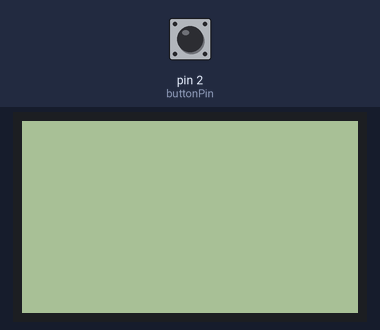
The sketch below on a simulated Arduino Uno, built with avr-gcc and run on an emulated ATmega328P. Parts: 84×48 one-colour display. The test bench sets the inputs (shaded band); at power-on: pin 2 (buttonPin) HIGH.

Above: at 1.2 s.
1.3 s: pin 2 (buttonPin) pulled LOW for 0.15 s
At 2.0 s:
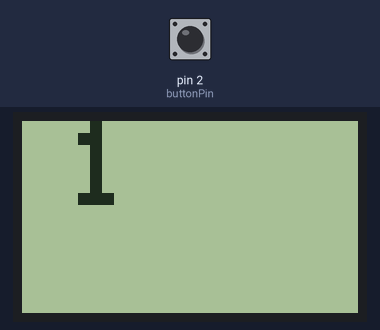
2.9 s: pin 2 (buttonPin) pulled LOW for 1 s
At 4.3 s:
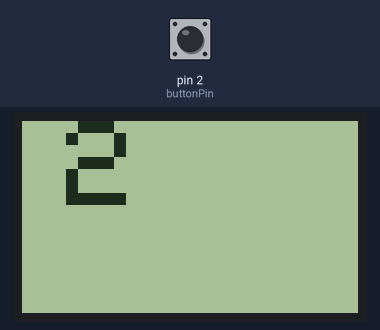
5.4 s: pin 2 (buttonPin) pulled LOW for 0.15 s
At 6.6 s:
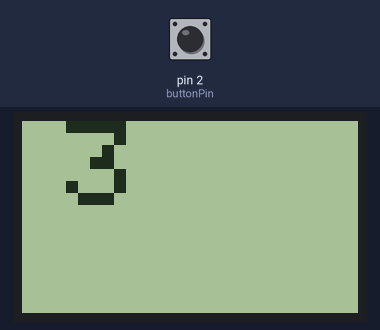
7.0 s: pin 2 (buttonPin) pulled LOW for 1 s
At 7.7 s:
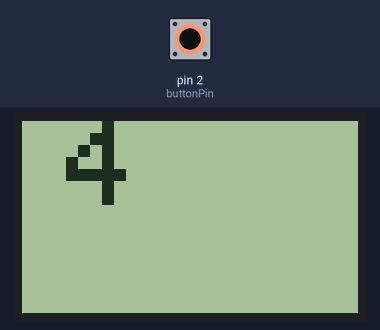
Timing chart, 0 to 10.0 s (numbered marks = the images above; inputs shaded):
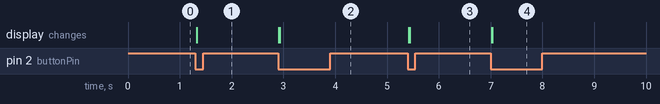

Measured:
- after the input at 1.3 s, the display: changes at once (image 1)
- after the input at 2.9 s, the display: first changes at once (image 2 shows a later state)
- after the input at 5.4 s, the display: first changes at once (image 3 shows a later state)
- after the input at 7.0 s, the display: first changes at once (image 4 shows a later state)

The sketch:

GoClock.ino
```cpp
#include <Adafruit_GFX.h>
#include <Adafruit_PCD8544.h>

// D7 - Serial clock out (CLK oder SCLK)
// D6 - Serial data out (DIN)
// D5 - Data/Command select (DC oder D/C)
// D4 - LCD chip select (CE oder CS)
// D3 - LCD reset (RST)
Adafruit_PCD8544 display = Adafruit_PCD8544(7, 6, 5, 4, 3);
const int buttonPin = 2;
int buttonState;
int lastButtonState = HIGH; //Originally, the button is high

unsigned long count=0;

void setup()   {

  display.begin();

  // Kontrast setzen
  display.setContrast(60);
  display.clearDisplay();   // clears the screen and buffer
  display.setTextSize(3);
  pinMode(buttonPin, INPUT_PULLUP);
}


void loop() {
  buttonState = digitalRead(buttonPin);
  if (buttonState == LOW) {
    if (lastButtonState == HIGH) { //Button was just pressed
      count = count + 1;
      set_text(11,0,String(count-1),WHITE);
      set_text(11,0,String(count),BLACK);
    }
    lastButtonState = LOW;
  } else { // Button state is HIGH
    lastButtonState = HIGH;
  }
  delay(10);
}

void set_text(int x,int y,String text,int color){

  display.setTextColor(color); // Textfarbe setzen, also Schwarz oder Weiss
  display.setCursor(x,y);      // Startpunkt-Position des Textes
  display.println(text);       // Textzeile ausgeben
  display.display();           // Display aktualisieren
}
```
